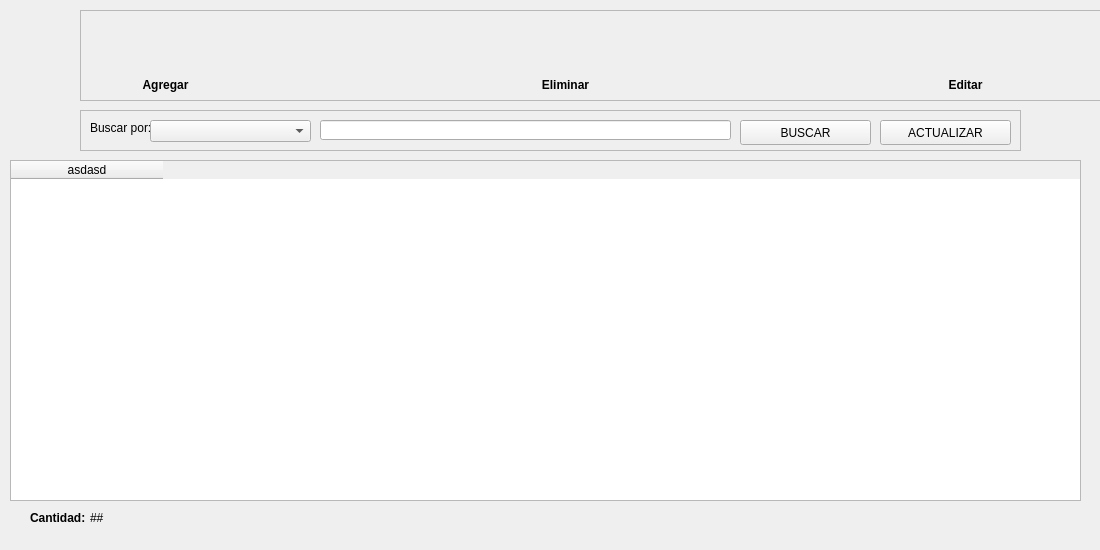
<?xml version="1.0" encoding="UTF-8"?>
<ui version="4.0">
 <class>ListBookForm</class>
 <widget class="QWidget" name="ListBookForm">
  <property name="geometry">
   <rect>
    <x>0</x>
    <y>0</y>
    <width>1100</width>
    <height>550</height>
   </rect>
  </property>
  <property name="minimumSize">
   <size>
    <width>1100</width>
    <height>550</height>
   </size>
  </property>
  <property name="maximumSize">
   <size>
    <width>1100</width>
    <height>550</height>
   </size>
  </property>
  <property name="windowTitle">
   <string>Gestor de articulos</string>
  </property>
  <widget class="QFrame" name="buttsFrame">
   <property name="geometry">
    <rect>
     <x>80</x>
     <y>10</y>
     <width>1100</width>
     <height>91</height>
    </rect>
   </property>
   <property name="maximumSize">
    <size>
     <width>16777215</width>
     <height>16777215</height>
    </size>
   </property>
   <property name="frameShape">
    <enum>QFrame::StyledPanel</enum>
   </property>
   <property name="frameShadow">
    <enum>QFrame::Raised</enum>
   </property>
   <widget class="QPushButton" name="open_new_button">
    <property name="geometry">
     <rect>
      <x>50</x>
      <y>10</y>
      <width>71</width>
      <height>51</height>
     </rect>
    </property>
    <property name="cursor">
     <cursorShape>PointingHandCursor</cursorShape>
    </property>
    <property name="toolTip">
     <string>&lt;!DOCTYPE HTML PUBLIC &quot;-//W3C//DTD HTML 4.0//EN&quot; &quot;http://www.w3.org/TR/REC-html40/strict.dtd&quot;&gt;
&lt;html&gt;&lt;head&gt;&lt;meta name=&quot;qrichtext&quot; content=&quot;1&quot; /&gt;&lt;style type=&quot;text/css&quot;&gt;
p, li { white-space: pre-wrap; }
&lt;/style&gt;&lt;/head&gt;&lt;body style=&quot; font-family:'MS Shell Dlg 2'; font-size:8pt; font-weight:400; font-style:normal;&quot;&gt;
&lt;p align=&quot;center&quot; style=&quot; margin-top:12px; margin-bottom:12px; margin-left:0px; margin-right:0px; -qt-block-indent:0; text-indent:0px;&quot;&gt;&lt;span style=&quot; font-size:12pt; font-weight:600;&quot;&gt;Agregar&lt;/span&gt;&lt;/p&gt;&lt;/body&gt;&lt;/html&gt;</string>
    </property>
    <property name="styleSheet">
     <string notr="true">QPushButton:hover
{
	border-style: solid;
}

QPushButton:pressed
{
	background-color: #0069c0;
}</string>
    </property>
    <property name="text">
     <string/>
    </property>
    <property name="icon">
     <iconset>
      <normaloff>./assets/agregar.png</normaloff>../assets/agregar.png</iconset>
    </property>
    <property name="iconSize">
     <size>
      <width>50</width>
      <height>50</height>
     </size>
    </property>
    <property name="flat">
     <bool>true</bool>
    </property>
   </widget>
   <widget class="QLabel" name="label">
    <property name="geometry">
     <rect>
      <x>40</x>
      <y>60</y>
      <width>91</width>
      <height>31</height>
     </rect>
    </property>
    <property name="text">
     <string>&lt;html&gt;&lt;head/&gt;&lt;body&gt;&lt;p align=&quot;center&quot;&gt;&lt;span style=&quot; font-weight:600;&quot;&gt;Agregar&lt;/span&gt;&lt;/p&gt;&lt;/body&gt;&lt;/html&gt;</string>
    </property>
   </widget>
   <widget class="QPushButton" name="delete_book_button_2">
    <property name="geometry">
     <rect>
      <x>450</x>
      <y>10</y>
      <width>71</width>
      <height>51</height>
     </rect>
    </property>
    <property name="cursor">
     <cursorShape>PointingHandCursor</cursorShape>
    </property>
    <property name="toolTip">
     <string>&lt;!DOCTYPE HTML PUBLIC &quot;-//W3C//DTD HTML 4.0//EN&quot; &quot;http://www.w3.org/TR/REC-html40/strict.dtd&quot;&gt;
&lt;html&gt;&lt;head&gt;&lt;meta name=&quot;qrichtext&quot; content=&quot;1&quot; /&gt;&lt;style type=&quot;text/css&quot;&gt;
p, li { white-space: pre-wrap; }
&lt;/style&gt;&lt;/head&gt;&lt;body style=&quot; font-family:'MS Shell Dlg 2'; font-size:8pt; font-weight:400; font-style:normal;&quot;&gt;
&lt;p align=&quot;center&quot; style=&quot; margin-top:12px; margin-bottom:12px; margin-left:0px; margin-right:0px; -qt-block-indent:0; text-indent:0px;&quot;&gt;&lt;span style=&quot; font-size:12pt; font-weight:600;&quot;&gt;Agregar&lt;/span&gt;&lt;/p&gt;&lt;/body&gt;&lt;/html&gt;</string>
    </property>
    <property name="styleSheet">
     <string notr="true">QPushButton:hover
{
	border-style: solid;
}

QPushButton:pressed
{
	background-color: #0069c0;
}</string>
    </property>
    <property name="text">
     <string/>
    </property>
    <property name="icon">
     <iconset>
      <normaloff>./assets/eliminar.png</normaloff>../assets/eliminar.png</iconset>
    </property>
    <property name="iconSize">
     <size>
      <width>50</width>
      <height>50</height>
     </size>
    </property>
    <property name="flat">
     <bool>true</bool>
    </property>
   </widget>
   <widget class="QPushButton" name="open_edit_button">
    <property name="geometry">
     <rect>
      <x>850</x>
      <y>10</y>
      <width>71</width>
      <height>51</height>
     </rect>
    </property>
    <property name="cursor">
     <cursorShape>PointingHandCursor</cursorShape>
    </property>
    <property name="toolTip">
     <string>&lt;!DOCTYPE HTML PUBLIC &quot;-//W3C//DTD HTML 4.0//EN&quot; &quot;http://www.w3.org/TR/REC-html40/strict.dtd&quot;&gt;
&lt;html&gt;&lt;head&gt;&lt;meta name=&quot;qrichtext&quot; content=&quot;1&quot; /&gt;&lt;style type=&quot;text/css&quot;&gt;
p, li { white-space: pre-wrap; }
&lt;/style&gt;&lt;/head&gt;&lt;body style=&quot; font-family:'MS Shell Dlg 2'; font-size:8pt; font-weight:400; font-style:normal;&quot;&gt;
&lt;p align=&quot;center&quot; style=&quot; margin-top:12px; margin-bottom:12px; margin-left:0px; margin-right:0px; -qt-block-indent:0; text-indent:0px;&quot;&gt;&lt;span style=&quot; font-size:12pt; font-weight:600;&quot;&gt;Agregar&lt;/span&gt;&lt;/p&gt;&lt;/body&gt;&lt;/html&gt;</string>
    </property>
    <property name="styleSheet">
     <string notr="true">QPushButton:hover
{
	border-style: solid;
}

QPushButton:pressed
{
	background-color: #0069c0;
}</string>
    </property>
    <property name="text">
     <string/>
    </property>
    <property name="icon">
     <iconset>
      <normaloff>./assets/editar.png</normaloff>../assets/editar.png</iconset>
    </property>
    <property name="iconSize">
     <size>
      <width>50</width>
      <height>50</height>
     </size>
    </property>
    <property name="flat">
     <bool>true</bool>
    </property>
   </widget>
   <widget class="QLabel" name="label_2">
    <property name="geometry">
     <rect>
      <x>440</x>
      <y>60</y>
      <width>91</width>
      <height>31</height>
     </rect>
    </property>
    <property name="text">
     <string>&lt;html&gt;&lt;head/&gt;&lt;body&gt;&lt;p align=&quot;center&quot;&gt;&lt;span style=&quot; font-weight:600;&quot;&gt;Eliminar&lt;/span&gt;&lt;/p&gt;&lt;/body&gt;&lt;/html&gt;</string>
    </property>
   </widget>
   <widget class="QLabel" name="label_3">
    <property name="geometry">
     <rect>
      <x>840</x>
      <y>60</y>
      <width>91</width>
      <height>31</height>
     </rect>
    </property>
    <property name="text">
     <string>&lt;html&gt;&lt;head/&gt;&lt;body&gt;&lt;p align=&quot;center&quot;&gt;&lt;span style=&quot; font-weight:600;&quot;&gt;Editar&lt;/span&gt;&lt;/p&gt;&lt;/body&gt;&lt;/html&gt;</string>
    </property>
   </widget>
  </widget>
  <widget class="QFrame" name="frame">
   <property name="geometry">
    <rect>
     <x>80</x>
     <y>110</y>
     <width>941</width>
     <height>41</height>
    </rect>
   </property>
   <property name="frameShape">
    <enum>QFrame::StyledPanel</enum>
   </property>
   <property name="frameShadow">
    <enum>QFrame::Raised</enum>
   </property>
   <widget class="QLabel" name="label_4">
    <property name="geometry">
     <rect>
      <x>10</x>
      <y>10</y>
      <width>71</width>
      <height>16</height>
     </rect>
    </property>
    <property name="text">
     <string>Buscar por: </string>
    </property>
   </widget>
   <widget class="QComboBox" name="searchByCombobox">
    <property name="geometry">
     <rect>
      <x>70</x>
      <y>10</y>
      <width>161</width>
      <height>22</height>
     </rect>
    </property>
   </widget>
   <widget class="QLineEdit" name="parameterLineEdit">
    <property name="geometry">
     <rect>
      <x>240</x>
      <y>10</y>
      <width>411</width>
      <height>20</height>
     </rect>
    </property>
   </widget>
   <widget class="QPushButton" name="refreshButton">
    <property name="geometry">
     <rect>
      <x>800</x>
      <y>10</y>
      <width>131</width>
      <height>25</height>
     </rect>
    </property>
    <property name="text">
     <string>ACTUALIZAR</string>
    </property>
    <property name="icon">
     <iconset>
      <normaloff>../../app/assets/icons/refresh-icon.png</normaloff>../../app/assets/icons/refresh-icon.png</iconset>
    </property>
   </widget>
   <widget class="QPushButton" name="searchButton">
    <property name="geometry">
     <rect>
      <x>660</x>
      <y>10</y>
      <width>131</width>
      <height>25</height>
     </rect>
    </property>
    <property name="text">
     <string>BUSCAR</string>
    </property>
    <property name="icon">
     <iconset>
      <normaloff>../../app/assets/icons/search-icon.png</normaloff>../../app/assets/icons/search-icon.png</iconset>
    </property>
   </widget>
  </widget>
  <widget class="QTableWidget" name="listBookTablet">
   <property name="geometry">
    <rect>
     <x>10</x>
     <y>160</y>
     <width>1071</width>
     <height>341</height>
    </rect>
   </property>
   <attribute name="horizontalHeaderDefaultSectionSize">
    <number>152</number>
   </attribute>
   <attribute name="horizontalHeaderHighlightSections">
    <bool>true</bool>
   </attribute>
   <attribute name="horizontalHeaderShowSortIndicator" stdset="0">
    <bool>true</bool>
   </attribute>
   <attribute name="horizontalHeaderStretchLastSection">
    <bool>false</bool>
   </attribute>
   <attribute name="verticalHeaderVisible">
    <bool>true</bool>
   </attribute>
   <attribute name="verticalHeaderCascadingSectionResizes">
    <bool>false</bool>
   </attribute>
   <column>
    <property name="text">
     <string>asdasd</string>
    </property>
   </column>
  </widget>
  <widget class="QLabel" name="label_5">
   <property name="geometry">
    <rect>
     <x>30</x>
     <y>510</y>
     <width>61</width>
     <height>16</height>
    </rect>
   </property>
   <property name="text">
    <string>&lt;html&gt;&lt;head/&gt;&lt;body&gt;&lt;p&gt;&lt;span style=&quot; font-weight:600;&quot;&gt;Cantidad:&lt;/span&gt;&lt;/p&gt;&lt;/body&gt;&lt;/html&gt;</string>
   </property>
  </widget>
  <widget class="QLabel" name="bookQtyLabel">
   <property name="geometry">
    <rect>
     <x>90</x>
     <y>510</y>
     <width>41</width>
     <height>16</height>
    </rect>
   </property>
   <property name="text">
    <string>##</string>
   </property>
  </widget>
 </widget>
 <resources/>
 <connections/>
</ui>
